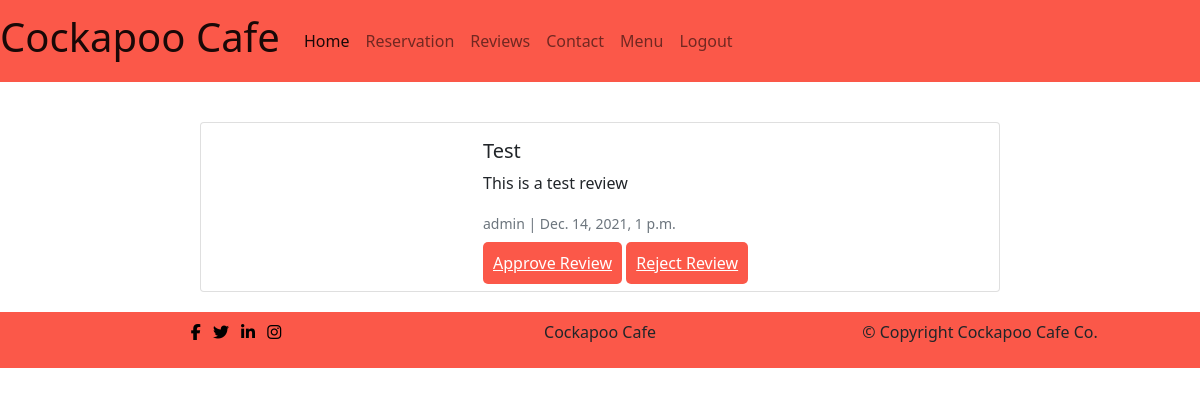
Before: /review/manage_review/ (signed in) with the older database file.
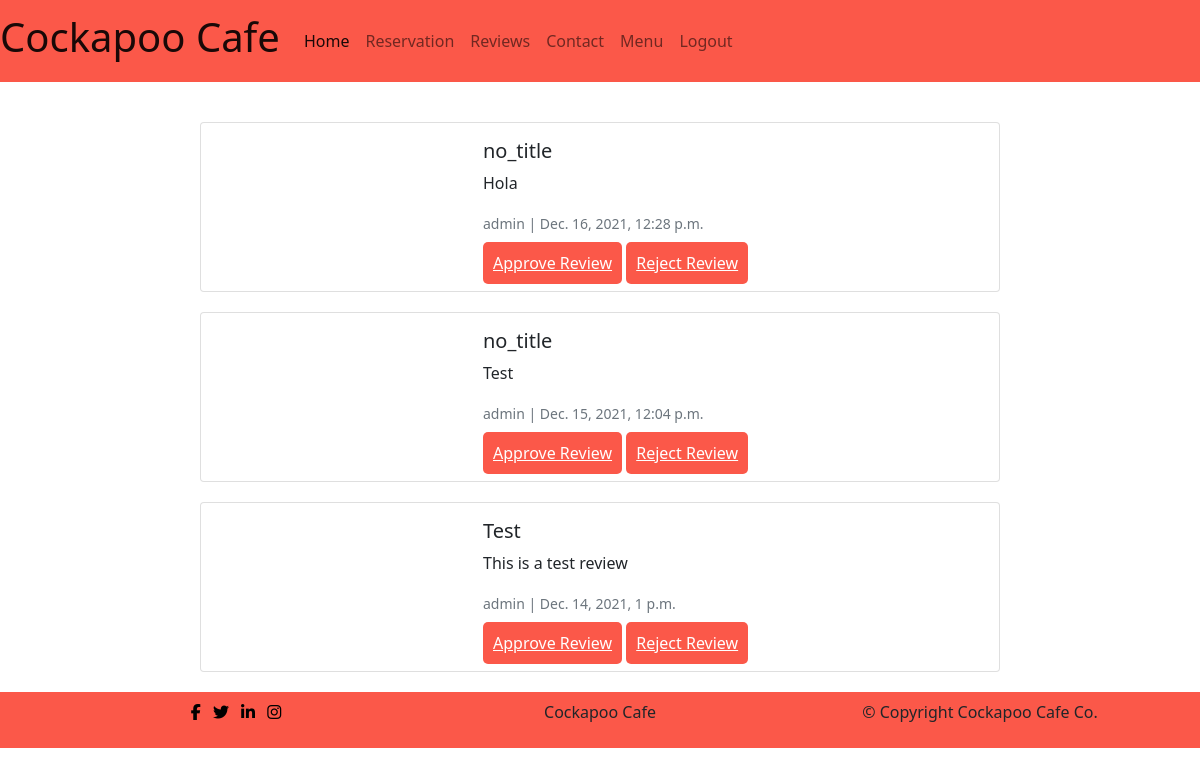
After: the same page with the newer database file.
### review/models.py (models this page shows, shortened)
class Review(models.Model):
    author = models.ForeignKey(
        User, on_delete=models.CASCADE, related_name="User"
    )
    title = models.CharField(max_length=200, default='no_title', null=True, blank=True)
    body = models.TextField()
    image = CloudinaryField('image', default='review_placeholder')
    created_on = models.DateTimeField(auto_now_add=True)
    updated_on = models.DateTimeField(auto_now=True)
    status = models.IntegerField(choices=STATUS, default=0)
    approved = models.BooleanField(default=False)
    class Meta:
        ordering = ["created_on"]

### review/views.py (the view)
# urls.py: path('manage_review/', views.ManageReviewList.as_view(), name="manage_review"),
class ManageReviewList(generic.ListView):
    model = Review
    queryset = Review.objects.filter(status=0).order_by('-created_on')
    template_name = 'review/manage_reviews.html'

### review/templates/review/manage_reviews.html (shortened to what this page needs)
{% extends 'base.html' %}
{% load static%}
{% load crispy_forms_tags %}
{% block content %}
{% for review in review_list %}
{% if request.user.is_superuser %}
      <div class="card mb-0 col-8 review">
        <div class="row g-0">
          <div class="col-md-4">
          </div>
          <div class="col-md-8">
            <div class="card-body">
              <h5 class="card-title">{{ review.title }}</h5>
              <p class="card-text">{{ review.body }}</p>
              <p class="card-text"><small class="text-muted">{{ review.author }} | {{ review.created_on }}</small></p>
              <a href="{% url 'update_review' review.id %}" class="menu-btn">Approve Review</a>
              <a class="menu-btn">Reject Review</a>
            </div>
          </div>
        </div>
      </div>
{% endif %}
{% endfor %}
{% endblock %}

Changed rows visible on the page:
added Review: title "no_title", body "Hola", author "admin", created_on "Dec. 16, 2021, 12:28 p.m."
added Review: title "no_title", body "Test", author "admin", created_on "Dec. 15, 2021, 12:04 p.m."
